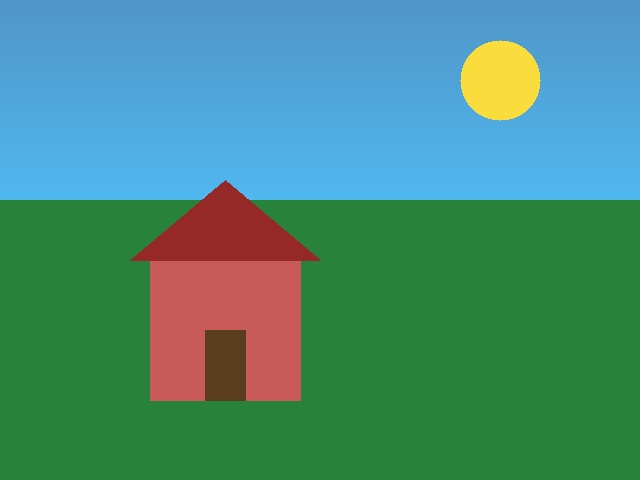
#> input picture images/input.jpg, 640 x 480 px, found by its file name
$ python q14_split_channels.py
#> lines starting #> are read from the running program, lines starting #| are printed output that depends on the picture
### Days 25 Work/_display_helper.py
"""
Shared helper used by every script in this folder.

show(): displays an image in a window with cv2.imshow() when a display is
available (i.e. when you run this on your own PC). On a headless machine
(no monitor / SSH / CI server), it safely skips imshow so the script keeps
running instead of crashing, and the image is still saved with cv2.imwrite
in each script.
"""
import os
import cv2

def show(window_name, img):
    if os.environ.get("DISPLAY") or os.name == "nt":
        try:
            cv2.imshow(window_name, img)
            cv2.waitKey(0)
            cv2.destroyAllWindows()
            return
        except cv2.error:
            pass
    print(f"[no display detected - skipping cv2.imshow for '{window_name}']")

### Days 25 Work/q14_split_channels.py
"""
Q14. Split a color image into its B, G, and R channels and display each
     channel.

Approach:
- cv2.split() separates a multi-channel image into a list of
  single-channel images. Each channel displayed alone appears grayscale
  (since it's a single intensity value), not tinted, unless you merge it
  back with zeroed-out other channels.

Important functions:
- cv2.split(img)
"""
import cv2
from _display_helper import show

img = cv2.imread("images/input.jpg")
#> img is the input picture: shape (480, 640, 3); mean B, G, R 124.6, 140.6, 72.1
b, g, r = cv2.split(img)
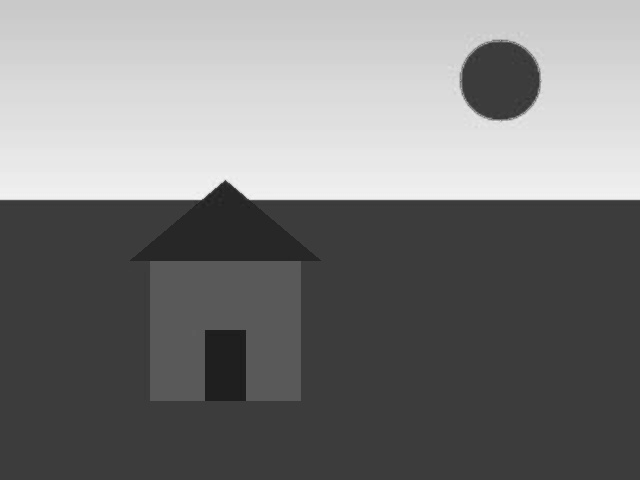
#> b: shape (480, 640); min 28, max 248, mean 124.6
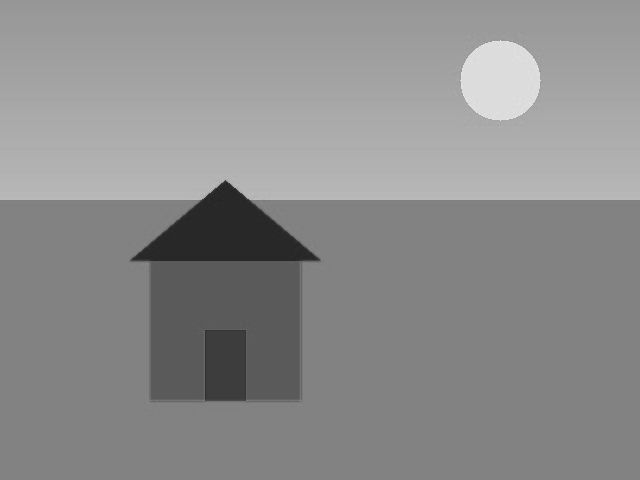
#> g: shape (480, 640); min 35, max 232, mean 140.6
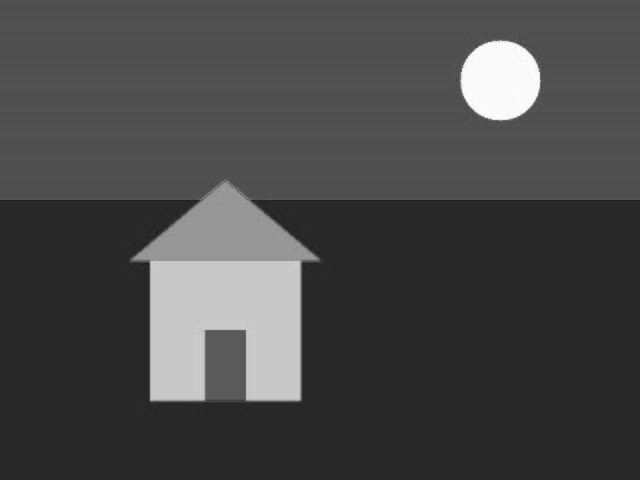
#> r: shape (480, 640); min 29, max 255, mean 72.1

show("Q14 - Blue Channel", b)
show("Q14 - Green Channel", g)
show("Q14 - Red Channel", r)

cv2.imwrite("outputs/q14_blue_channel.jpg", b)
cv2.imwrite("outputs/q14_green_channel.jpg", g)
cv2.imwrite("outputs/q14_red_channel.jpg", r)
print("Q14: Done. Saved b/g/r channel images to outputs/")
